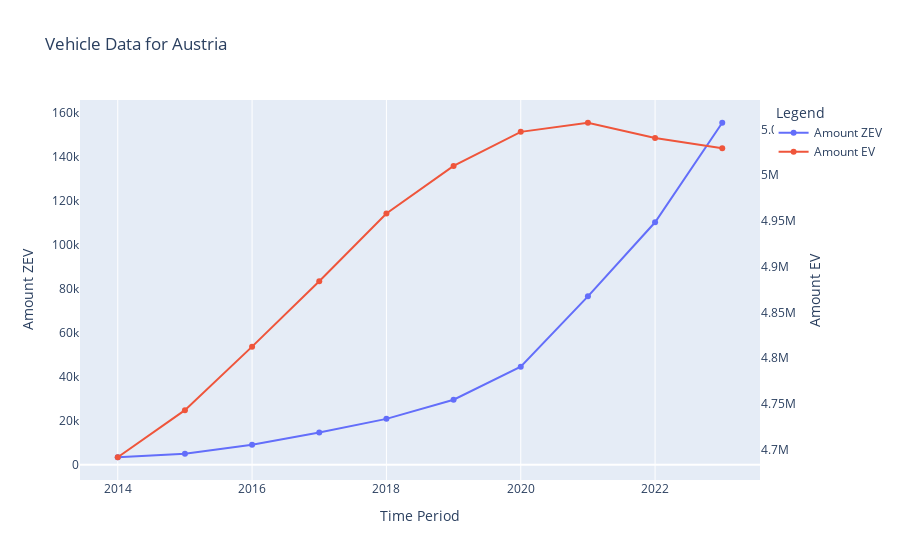
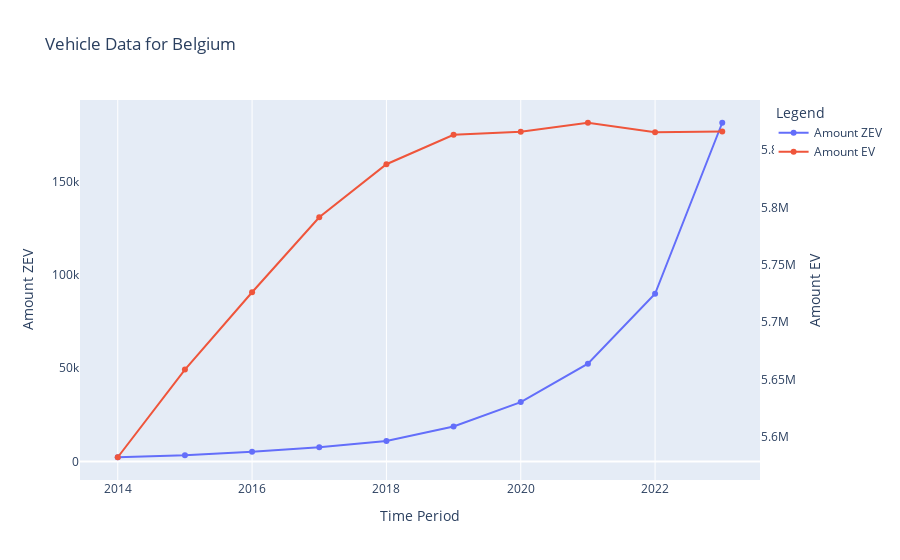
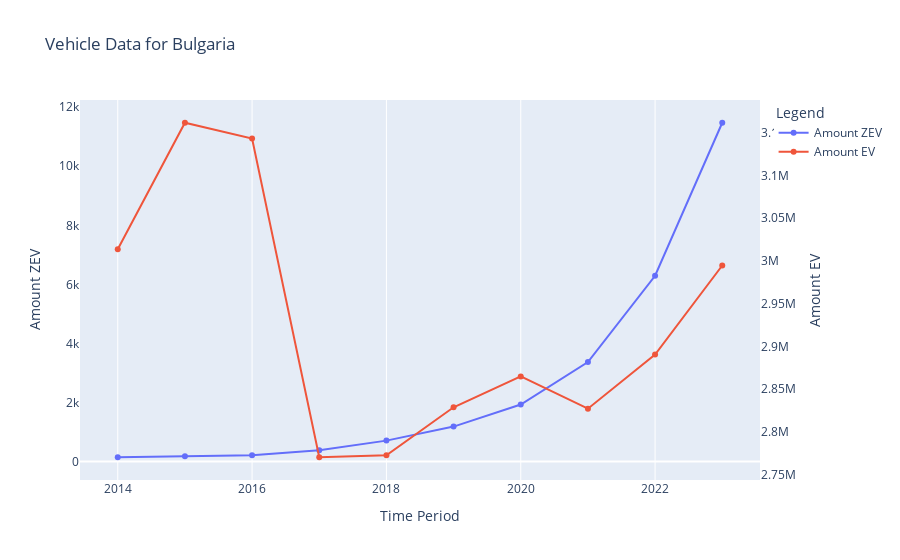
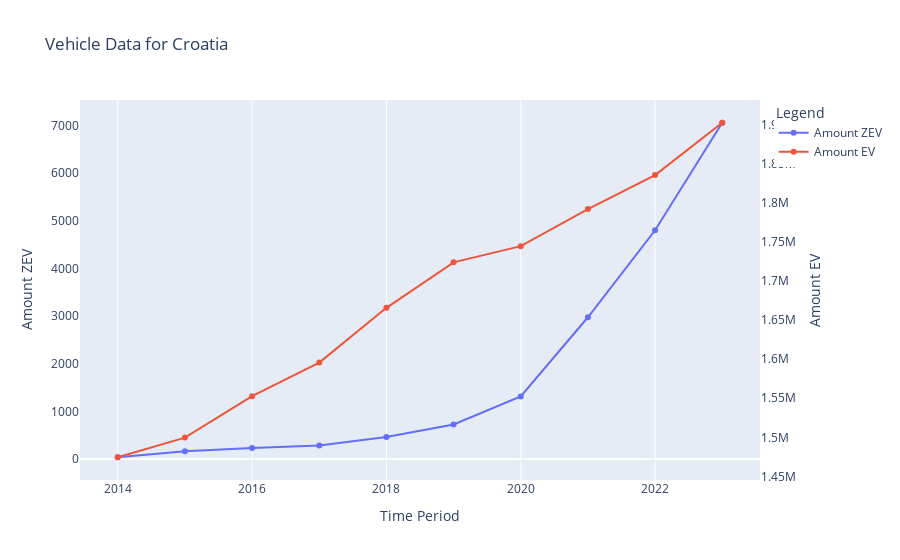

Here is the notebook cell these charts were saved with, in order:
### Code cell
# Plots the amount of ZEV against the total amount of vehicles. NB the values on the y-axes are scaled according to the data
for name, group in groups:
    fig = go.Figure()
    fig.add_trace(go.Scatter(x=group['time_period'], y=group['amount_zev'],
                             mode='lines+markers',
                             name='Amount ZEV',
                             yaxis='y1'))
    fig.add_trace(go.Scatter(x=group['time_period'], y=group['amount_ev'],
                             mode='lines+markers',
                             name='Amount EV',
                             yaxis='y2'))

    fig.update_layout(
        title=f'Vehicle Data for {name}',
        xaxis_title='Time Period',
        yaxis_title='Amount ZEV',
        yaxis=dict(
            title='Amount ZEV',
            side='left',
            showgrid=False
        ),
        yaxis2=dict(
            title='Amount EV',
            side='right',
            overlaying='y',
            showgrid=False
        ),
        legend_title='Legend'
    )

    fig.show()

### Figure 1 — Plotly figure (JSON) as saved in the notebook; plotly's stock layout.template omitted (floating-point values rounded to 4 significant figures)
{"data": [{"mode": "lines+markers", "name": "Amount ZEV", "type": "scatter", "x": [2014, 2015, 2016, 2017, 2018, 2019, 2020, 2021, 2022, 2023], "y": [3389, 5038, 9086, 14637, 20855, 29564, 44552, 76594, 110287, 155557], "yaxis": "y"}, {"mode": "lines+markers", "name": "Amount EV", "type": "scatter", "x": [2014, 2015, 2016, 2017, 2018, 2019, 2020, 2021, 2022, 2023], "y": [4691532, 4743010, 4812471, 4883941, 4957997, 5009984, 5047275, 5057242, 5040603, 5029449], "yaxis": "y2"}], "layout": {"legend": {"title": {"text": "Legend"}}, "title": {"text": "Vehicle Data for Austria"}, "xaxis": {"title": {"text": "Time Period"}}, "yaxis": {"showgrid": false, "side": "left", "title": {"text": "Amount ZEV"}}, "yaxis2": {"overlaying": "y", "showgrid": false, "side": "right", "title": {"text": "Amount EV"}}}}

### Figure 2 — Plotly figure (JSON) as saved in the notebook; plotly's stock layout.template omitted (floating-point values rounded to 4 significant figures)
{"data": [{"mode": "lines+markers", "name": "Amount ZEV", "type": "scatter", "x": [2014, 2015, 2016, 2017, 2018, 2019, 2020, 2021, 2022, 2023], "y": [2240, 3319, 5212, 7562, 10901, 18733, 31793, 52396, 89839, 181476], "yaxis": "y"}, {"mode": "lines+markers", "name": "Amount EV", "type": "scatter", "x": [2014, 2015, 2016, 2017, 2018, 2019, 2020, 2021, 2022, 2023], "y": [5582450, 5658740, 5726080, 5791377, 5837524, 5863141, 5865695, 5873613, 5865288, 5866075], "yaxis": "y2"}], "layout": {"legend": {"title": {"text": "Legend"}}, "title": {"text": "Vehicle Data for Belgium"}, "xaxis": {"title": {"text": "Time Period"}}, "yaxis": {"showgrid": false, "side": "left", "title": {"text": "Amount ZEV"}}, "yaxis2": {"overlaying": "y", "showgrid": false, "side": "right", "title": {"text": "Amount EV"}}}}

### Figure 3 — Plotly figure (JSON) as saved in the notebook; plotly's stock layout.template omitted (floating-point values rounded to 4 significant figures)
{"data": [{"mode": "lines+markers", "name": "Amount ZEV", "type": "scatter", "x": [2014, 2015, 2016, 2017, 2018, 2019, 2020, 2021, 2022, 2023], "y": [147, 183, 215, 384, 710, 1185, 1933, 3369, 6293, 11473], "yaxis": "y"}, {"mode": "lines+markers", "name": "Amount EV", "type": "scatter", "x": [2014, 2015, 2016, 2017, 2018, 2019, 2020, 2021, 2022, 2023], "y": [3013716, 3161854, 3143353, 2770231, 2772615, 2828761, 2864830, 2827095, 2890484, 2994742], "yaxis": "y2"}], "layout": {"legend": {"title": {"text": "Legend"}}, "title": {"text": "Vehicle Data for Bulgaria"}, "xaxis": {"title": {"text": "Time Period"}}, "yaxis": {"showgrid": false, "side": "left", "title": {"text": "Amount ZEV"}}, "yaxis2": {"overlaying": "y", "showgrid": false, "side": "right", "title": {"text": "Amount EV"}}}}

### Figure 4 — Plotly figure (JSON) as saved in the notebook; plotly's stock layout.template omitted (floating-point values rounded to 4 significant figures)
{"data": [{"mode": "lines+markers", "name": "Amount ZEV", "type": "scatter", "x": [2014, 2015, 2016, 2017, 2018, 2019, 2020, 2021, 2022, 2023], "y": [39, 163, 234, 286, 462, 726, 1314, 2977, 4802, 7059], "yaxis": "y"}, {"mode": "lines+markers", "name": "Amount EV", "type": "scatter", "x": [2014, 2015, 2016, 2017, 2018, 2019, 2020, 2021, 2022, 2023], "y": [1474456, 1499639, 1552670, 1595801, 1665951, 1724174, 1744971, 1792488, 1835965, 1903072], "yaxis": "y2"}], "layout": {"legend": {"title": {"text": "Legend"}}, "title": {"text": "Vehicle Data for Croatia"}, "xaxis": {"title": {"text": "Time Period"}}, "yaxis": {"showgrid": false, "side": "left", "title": {"text": "Amount ZEV"}}, "yaxis2": {"overlaying": "y", "showgrid": false, "side": "right", "title": {"text": "Amount EV"}}}}
